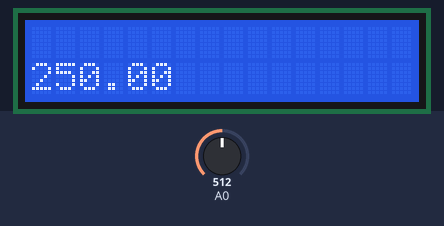
The sketch below on a simulated Arduino Uno, built with avr-gcc and run on an emulated ATmega328P. Parts: 16×2 character LCD. The inputs (shaded band) are chosen by the test bench; at power-on: A0 = 512.

Above: at 1.2 s.
1.3 s: A0 set to 716
At 2.0 s:
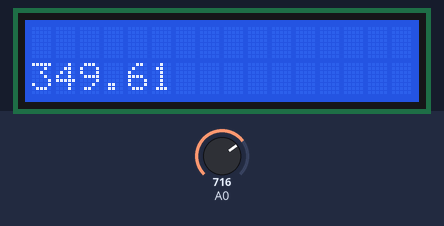
3.1 s: A0 set to 900
At 3.5 s:
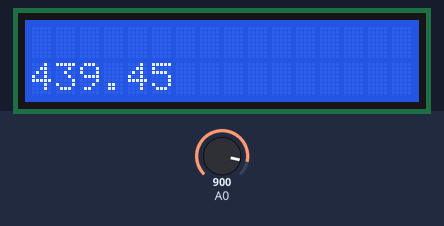
4.6 s: A0 set to 1023
At 5.0 s:
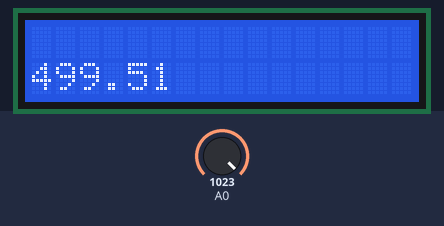
Timing chart, 0 to 7.6 s (numbered marks = the images above; inputs shaded):
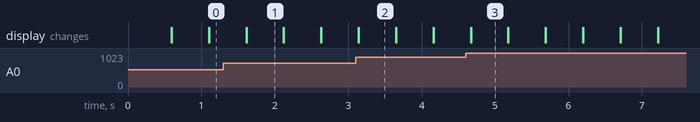

Measured:
- after the input at 1.3 s, the display: first differs from a run without the input after 0.31 s (image 1)
- after the input at 3.1 s, the display: first differs from a run without the input at once (image 2)
- after the input at 4.6 s, the display: first differs from a run without the input after 0.07 s (image 3)
- what the display in image 1 shows lasts 0.5 s, from 1.6 s to 2.1 s

The sketch:

LM35_Temp.ino
```cpp
/*To Interface Potentiometer - POT [Variable Resistance] to Arduino UNO, Read the Analog values & Print it on CLCD and Test ADC */

// My Comment
/*Comment said by Mam*/


/* To use I2C/TWI[Two Wired Interface] Protocol and LCD Library, including 2 Libraries */
/* I2C Library */
#include <Wire.h>
/* LCD Library with I2C */
#include <LiquidCrystal_I2C.h>    //This is not In-Built, we have to Install; Tools -> Manage Libraries -> Search & Install LiquidCrystal_I2C version 1.1.2

/* Creating the Object of LCD with I2C address of 0x27 (default), 2 Lines Display with 16 Characters each */
LiquidCrystal_I2C lcd(0x27, 16, 2);               //SYNTAX : LiquidCrystal_I2C object_name (address,column,rows); {0x27 is fixed for this 'lcd hd44780 i2c'}

void setup()
{
  // put your setup code here, to run once:
  /* Initializing the LCD */      //SYNTAX : object_name.function();
  lcd.init();
  /* Turning on the BackLight */
  lcd.backlight();      //Tried running Program without this background function; Executed Normally in Simulation
  /* Clearing the LCD Screen (To erase all the old contents if present) */
  lcd.clear();
  /* To set Cursor to the First Position */
  lcd.home();

  lcd.setCursor(0,0);     //SYNTAX : object_name.setCursor(column, row); This sets the Position to 1st Column and 1st Row {Indexing from 0}
  lcd.print("ADC TEST");
}

void loop()
{
  String temperature;                       //We have to take DataType as a STRING, since LCD only supports ASCII Characters

  /* 3 STEPS PROCESS 8 */
  /* To Read Values from 0 to 1023 */
  //unsigned int ADC_VAL = analogRead(A0);
  //float volt;

  /*Conversion of ADC_VAL to Voltage */
  //volt = (float)(ADC_VAL * (float)(5/1024));        //Type Casting to Float

  /*Conversion of Voltage to Temperature*/
  //temperature = String(volt/0.01);


  /*Alternative to 3 STEPS PROCESS */
  temperature = String(((analogRead(A0) * (float)5/1024))/(float)0.01);


  lcd.setCursor(0,1);                   //This sets the Position to 1st Column and 2nd Row {Indexing from 0} since 1st Line contains String "ADC TEST"
  lcd.print(temperature);

  // We have to Refresh the Previous Value to see new value; Hence Clear function is used repeatedly also to take multiple inputs
   delay(500);
   lcd.clear();
}

// Refer 1st Program (Blinking the LCD) for the Steps of Exporting HEX File and to Run [Use Potentiometers(1st One) in Module -> Spare Parts -> Output]
```
